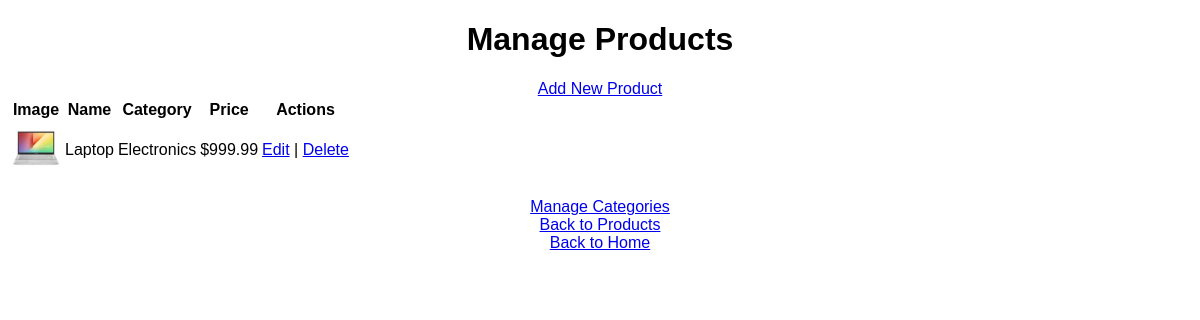
The page /manage_products on the database as committed earlier.
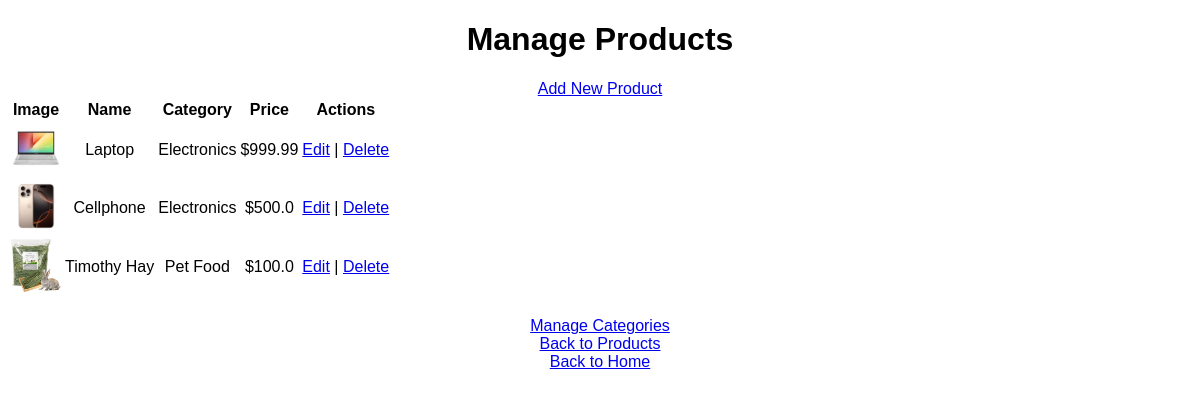
The same page on the database as committed later.
### models.py (models this page shows)
class Product(db.Model):
    __tablename__ = "products"
    id = db.Column(db.Integer, primary_key=True)
    name = db.Column(db.String(100), nullable=False)
    price = db.Column(db.Float, nullable=False)
    category_id = db.Column(db.Integer, db.ForeignKey("categories.id"), nullable=False)
    image_url = db.Column(db.String(255), nullable=True)
    category = db.relationship("Category", backref=db.backref("products", lazy=True))

class Category(db.Model):
    __tablename__ = "categories"
    id = db.Column(db.Integer, primary_key=True)
    name = db.Column(db.String(50), unique=True, nullable=False)

### routes/products.py (the view)
@products_bp.route("/manage_products")
def manage_products():
    products = Product.query.all()
    return render_template("manage_products.html", products=products)

### templates/manage_products.html (shortened to what this page needs)
<!DOCTYPE html>
<html lang="en">
<head>
    <link rel="stylesheet" href="{{ url_for('static', filename='styles.css') }}">
</head>
<body>
    <h1>Manage Products</h1>
    <a href="{{ url_for('products.add_product') }}" class="btn">Add New Product</a>
    <table>
        <tr>
            <th>Image</th>
            <th>Name</th>
            <th>Category</th>
            <th>Price</th>
            <th>Actions</th>
        </tr>
        {% for product in products %}
        <tr>
            <td><img src="{{ url_for('static', filename='uploads/' + product.image_url) }}" width="50"></td>
            <td>{{ product.name }}</td>
            <td>{{ product.category.name }}</td>
            <td>${{ product.price }}</td>
            <td>
                <a href="{{ url_for('products.edit_product', product_id=product.id) }}">Edit</a> |
                <a href="{{ url_for('products.delete_product', product_id=product.id) }}" onclick="return confirm('Are you sure?')">Delete</a>
            </td>
        </tr>
        {% endfor %}
    </table>
    <br>
    <a href="{{ url_for('products.manage_categories') }}" class="btn">Manage Categories</a>
    <br>
    <a href="{{ url_for('products.get_products') }}">Back to Products</a>
    <br>
    <a href="{{ url_for('home') }}" class="btn">Back to Home</a>
</body>
</html>

Rows that differ between the two databases and show on the page:
added Product: image_url (picture), name "Cellphone", category.name "Electronics", price "500.0"
added Product: image_url (picture), name "Timothy Hay", category.name "Pet Food", price "100.0"
